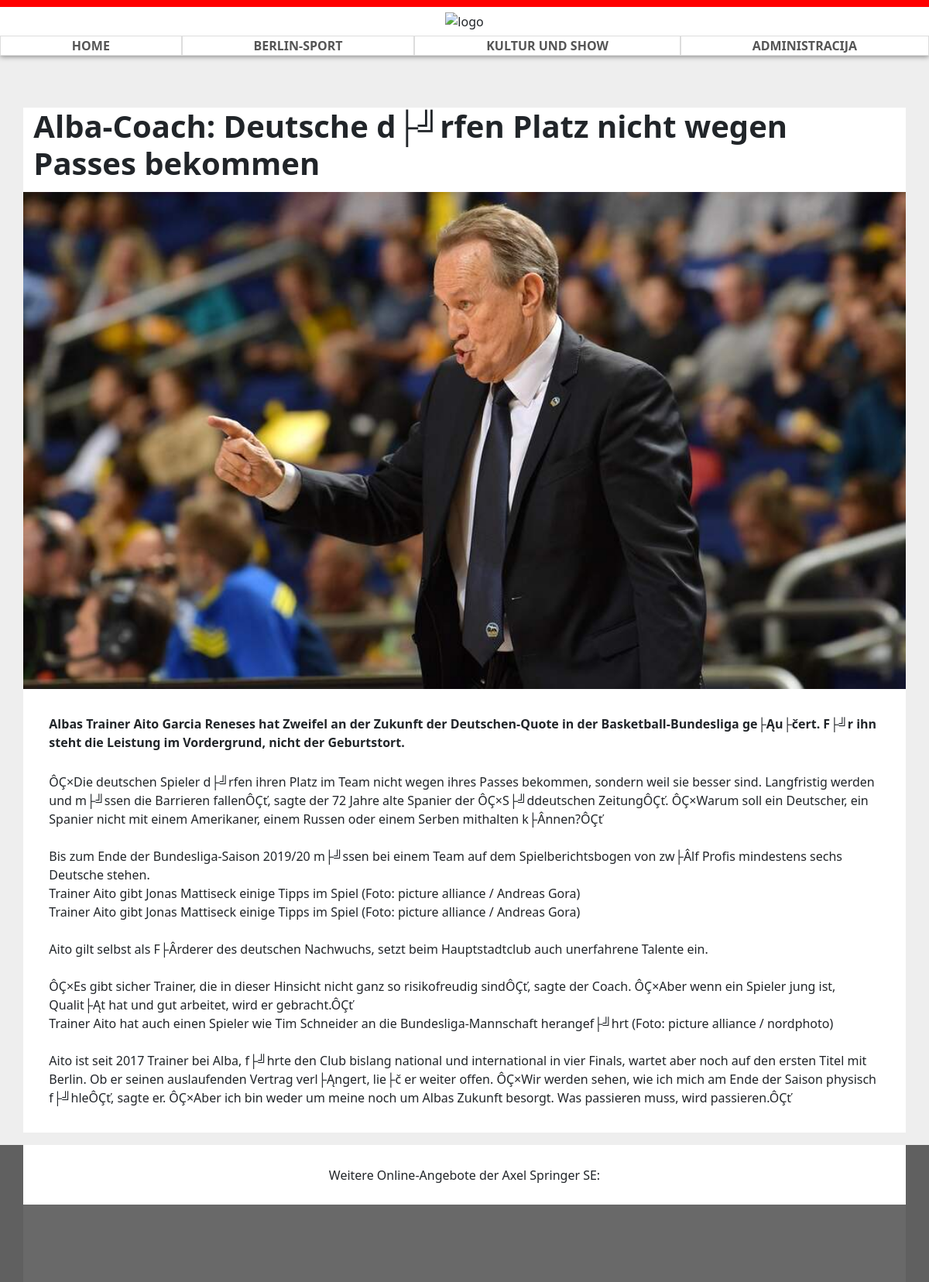
Page /article.php?id=3 on the committed database.
### tables this page shows
CREATE TABLE `category` (
  `id` int(11) NOT NULL,
  `name` varchar(255) NOT NULL
);

CREATE TABLE `news` (
  `id` int(11) NOT NULL,
  `subtitle` varchar(255) NOT NULL,
  `title` varchar(255) NOT NULL,
  `content` mediumtext NOT NULL,
  `article_subtitle` text NOT NULL,
  `img` varchar(255) NOT NULL,
  `category_id` int(11) NOT NULL,
  `hidden` tinyint(1) NOT NULL,
  `creation_date` timestamp NOT NULL DEFAULT current_timestamp()
);

### article.php (the view, shortened to what this page needs)
<!DOCTYPE html>
<html lang="de">
<head>
    <?php
    $article_id = $_GET['id'];
    $query = "SELECT * FROM news WHERE id = ?";
    $stmt = $dbc->prepare($query);
    $stmt->bind_param("i", $article_id);
    $stmt->execute();
    $result = $stmt->get_result();
    $row = $result->fetch_assoc();
    ?>
    <link href="https://cdn.jsdelivr.net/npm/bootstrap@5.2.0-beta1/dist/css/bootstrap.min.css" rel="stylesheet">
    <link rel="stylesheet" href="style/article.css">
    <link rel="stylesheet" href="style/shared.css">
</head>
<body>
    <?php
    include_once "header.php";
    ?>
    <div class="container g-0">
        <article class="container-fluid g-0">
            <?php
            echo '<h1 class="title">' . $row['title'] . '</h1>';
            echo '<img src="img/' . $row['img'] . '" alt="img' . $row['id'] . '">';
            echo '<p class="content">';
            echo '<span class="bold">' . $row['article_subtitle'] . '</span>';
            $content = str_replace("\n", "<br>", $row['content']);
            echo $content . '</p>';
            ?>
        </article>
    </div>
</body>
</html>

### header.php (shortened to what this page needs)
<header id="header">
    <div id="logo">
        <img src="img/logo.png" alt="logo">
    </div>
    <nav id="nav">
        <ul>
            <li><a href="index.php">Home</a></li>
            <?php
            $query = "SELECT * FROM category;";
            $result = $dbc->query($query);
            while ($cateogry = $result->fetch_assoc()) {
                echo '<li><a href="index.php?category=' . $cateogry['id'] . '">' . $cateogry['name'] . '</a></li>';
            }
            ?>
            <li><a href="login.php">Administracija</a></li>
        </ul>
    </nav>
</header>

### style/article.css (style rules this page uses)
article { background-color: white; margin-top: 50pt; padding: 0; }
article .title { margin: 10pt; font-weight: bold; }
article img { width: 100%; }
article .content { padding: 25pt; }
article .content span { display: block; margin-bottom: 20pt; }

### style/shared.css (style rules this page uses)
body { background-color: #eeeeee; }
#header { background-color: white; border-top: 7pt solid red; box-shadow: 0 1pt 5pt grey; margin-bottom: 3pt; }
#footer { background-color: #606060; }
#footer .rect { background-color: #696969; }
#footer .text { background-color: white; padding: 20pt; text-align: center; margin-top: 5pt; }
#logo { text-align: center; }
#logo>img { height: 20pt; margin: 5pt; }
#nav ul { list-style-type: none; margin: 0; padding: 0; width: 100%; display: flex; flex-direction: row; justify-content: space-around; }
#nav li { display: inline-block; text-align: center; border: 0.5pt solid #ddd; flex-grow: 1; }
#nav a { display: inline-block; color: #555; text-decoration: none; text-transform: uppercase; font-weight: 600; width: 100%; }
.bold { font-weight: bold; }

### rows in the picture
category: name "BERLIN-SPORT"
category: name "KULTUR UND SHOW"
news: title "Alba-Coach: Deutsche d├╝rfen Platz nicht wegen Passes bekommen", img (picture), article_subtitle "Albas Trainer Aito Garcia Reneses hat Zweifel an der Zukunft der Deutschen-Quote in der Basketball-Bundesliga ge├Ąu├čert. F├╝r ihn steht die Leistung im Vordergrund, nicht der Geburtstort.", content "ÔÇ×Die deutschen Spieler d├╝rfen ihren Platz im Team nicht wegen ihres Passes bekommen, sondern weil sie besser sind. Langfristig werden und m├╝ssen die Barrieren fallenÔÇť, sagte der 72 Jahre alte Spanier der ÔÇ×S├╝ddeutschen ZeitungÔÇť. ÔÇ×Warum soll ein Deutscher, ein Spanier nicht mit einem Amerikaner, einem Russen oder einem Serben mithalten k├Ânnen?ÔÇť Bis zum Ende der Bundesliga-Saison 2019/20 m├╝ssen bei einem Team auf dem Spielberichtsbogen von zw├Âlf Profis mindestens sechs Deutsche stehen. Trainer Aito gibt Jonas Mattiseck einige Tipps im Spiel (Foto: picture alliance / Andreas Gora) Trainer Aito gibt Jonas Mattiseck einige Tipps im Spiel (Foto: picture alliance / Andreas Gora)…"
